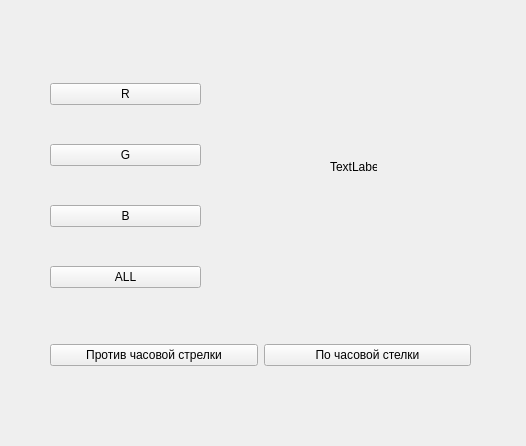
<?xml version="1.0" encoding="UTF-8"?>
<ui version="4.0">
 <class>MainWindow</class>
 <widget class="QMainWindow" name="MainWindow">
  <property name="geometry">
   <rect>
    <x>0</x>
    <y>0</y>
    <width>526</width>
    <height>446</height>
   </rect>
  </property>
  <property name="windowTitle">
   <string>MainWindow</string>
  </property>
  <widget class="QWidget" name="centralwidget">
   <widget class="QWidget" name="verticalLayoutWidget">
    <property name="geometry">
     <rect>
      <x>50</x>
      <y>50</y>
      <width>151</width>
      <height>271</height>
     </rect>
    </property>
    <layout class="QVBoxLayout" name="verticalLayout">
     <item>
      <widget class="QPushButton" name="red">
       <property name="text">
        <string>R</string>
       </property>
      </widget>
     </item>
     <item>
      <widget class="QPushButton" name="green">
       <property name="text">
        <string>G</string>
       </property>
      </widget>
     </item>
     <item>
      <widget class="QPushButton" name="blue">
       <property name="text">
        <string>B</string>
       </property>
      </widget>
     </item>
     <item>
      <widget class="QPushButton" name="all_color">
       <property name="text">
        <string>ALL</string>
       </property>
      </widget>
     </item>
    </layout>
   </widget>
   <widget class="QWidget" name="horizontalLayoutWidget">
    <property name="geometry">
     <rect>
      <x>50</x>
      <y>330</y>
      <width>421</width>
      <height>51</height>
     </rect>
    </property>
    <layout class="QHBoxLayout" name="horizontalLayout">
     <item>
      <widget class="QPushButton" name="left_image">
       <property name="text">
        <string>Против часовой стрелки</string>
       </property>
      </widget>
     </item>
     <item>
      <widget class="QPushButton" name="right_image">
       <property name="text">
        <string>По часовой стелки</string>
       </property>
      </widget>
     </item>
    </layout>
   </widget>
   <widget class="QLabel" name="label">
    <property name="geometry">
     <rect>
      <x>330</x>
      <y>160</y>
      <width>47</width>
      <height>13</height>
     </rect>
    </property>
    <property name="text">
     <string>TextLabel</string>
    </property>
   </widget>
  </widget>
 </widget>
 <resources/>
 <connections/>
</ui>
